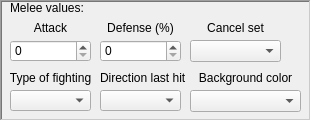
             <widget class="QFrame" name="melee_values">
              <property name="geometry">
               <rect>
                <x>640</x>
                <y>510</y>
                <width>311</width>
                <height>121</height>
               </rect>
              </property>
              <property name="frameShape">
               <enum>QFrame::WinPanel</enum>
              </property>
              <property name="frameShadow">
               <enum>QFrame::Sunken</enum>
              </property>
              <widget class="QLabel" name="melee_values_text">
               <property name="geometry">
                <rect>
                 <x>10</x>
                 <y>0</y>
                 <width>81</width>
                 <height>16</height>
                </rect>
               </property>
               <property name="toolTip">
                <string>&lt;html&gt;&lt;head/&gt;&lt;body&gt;&lt;p&gt;Parameters that modify the melee properties of the character&lt;/p&gt;&lt;/body&gt;&lt;/html&gt;</string>
               </property>
               <property name="text">
                <string>Melee values:</string>
               </property>
              </widget>
              <widget class="QSpinBox" name="defense_value">
               <property name="geometry">
                <rect>
                 <x>100</x>
                 <y>40</y>
                 <width>81</width>
                 <height>22</height>
                </rect>
               </property>
               <property name="toolTip">
                <string/>
               </property>
               <property name="whatsThis">
                <string>&lt;html&gt;&lt;head/&gt;&lt;body&gt;&lt;p&gt;&lt;br/&gt;&lt;/p&gt;&lt;/body&gt;&lt;/html&gt;</string>
               </property>
               <property name="minimum">
                <number>0</number>
               </property>
               <property name="maximum">
                <number>100</number>
               </property>
               <property name="value">
                <number>0</number>
               </property>
               <property name="displayIntegerBase">
                <number>10</number>
               </property>
              </widget>
              <widget class="QLabel" name="defense_text">
               <property name="geometry">
                <rect>
                 <x>100</x>
                 <y>20</y>
                 <width>81</width>
                 <height>16</height>
                </rect>
               </property>
               <property name="toolTip">
                <string>&lt;html&gt;&lt;head/&gt;&lt;body&gt;&lt;p&gt;Percentage of value that the character will reduce the damage of his oponent. For example, if the damage is 500, and the defense percentage is 20%, the damage received is 500 - (500 * 0.20) = 400&lt;/p&gt;&lt;/body&gt;&lt;/html&gt;</string>
               </property>
               <property name="text">
                <string>Defense (%)</string>
               </property>
               <property name="alignment">
                <set>Qt::AlignCenter</set>
               </property>
              </widget>
              <widget class="QLabel" name="attack_text">
               <property name="geometry">
                <rect>
                 <x>10</x>
                 <y>20</y>
                 <width>81</width>
                 <height>16</height>
                </rect>
               </property>
               <property name="toolTip">
                <string>&lt;html&gt;&lt;head/&gt;&lt;body&gt;&lt;p&gt;How much damage the character will do per hit&lt;/p&gt;&lt;/body&gt;&lt;/html&gt;</string>
               </property>
               <property name="text">
                <string>Attack</string>
               </property>
               <property name="alignment">
                <set>Qt::AlignCenter</set>
               </property>
              </widget>
              <widget class="QSpinBox" name="attack_value">
               <property name="geometry">
                <rect>
                 <x>10</x>
                 <y>40</y>
                 <width>81</width>
                 <height>22</height>
                </rect>
               </property>
               <property name="toolTip">
                <string/>
               </property>
               <property name="whatsThis">
                <string>&lt;html&gt;&lt;head/&gt;&lt;body&gt;&lt;p&gt;&lt;br/&gt;&lt;/p&gt;&lt;/body&gt;&lt;/html&gt;</string>
               </property>
               <property name="maximum">
                <number>65535</number>
               </property>
               <property name="value">
                <number>0</number>
               </property>
              </widget>
              <widget class="QLabel" name="type_fighting_text">
               <property name="geometry">
                <rect>
                 <x>10</x>
                 <y>70</y>
                 <width>81</width>
                 <height>16</height>
                </rect>
               </property>
               <property name="toolTip">
                <string>&lt;html&gt;&lt;head/&gt;&lt;body&gt;&lt;p&gt;This change the inputs of the character in order to make combos&lt;/p&gt;&lt;p&gt;Type 1 -&amp;gt; Goku(Base, SS), Krillin, Yamcha, Trunks Sword(Base, SS), Gotenks(Base), Bardock, Captain Ginyu, #18, Cell(1st, 2nd Forms), Cell Jr, Turles, Cooler(Base), Salza.&lt;/p&gt;&lt;p&gt;Type 2 -&amp;gt; Kid Gohan, Teen Gohan(Base, SS), Gohan(Base, SS), Chiaotzu, Trunks Fighting(Base, SS), Goten(Base, SS), Burter, #19, Saibamen, #13(Base), Future Gohan(Base), Neizu.&lt;/p&gt;&lt;p&gt;Type 3 -&amp;gt; Vegeta(Scouter), Vegeta (Base, SS), Kid Trunks(Base, SS), Radditz, Nappa, Zarbon(all forms), Recoome, Guldo, Frieza(1st, 2nd, 3rd Forms), Bojack(Base), Tarble.&lt;/p&gt;&lt;p&gt;Type 4 -&amp;gt; Piccolo, Tien, Videl, Dodoria, Jeice, #16, #17, Dr Gero, Broly(Base, SS), Zangya, Nail, Cui, #14, #15, Dore.&lt;/p&gt;&lt;p&gt;Type 5 -&amp;gt; Goku(SS2, SS3), Gotenks(SS, SS3), Cell(Perfect Form, Perfect), Kid Buu, Gogeta, Dabura, Bojack(Full Power), Janemba, Pikkon.&lt;/p&gt;&lt;p&gt;Type 6 -&amp;gt; Teen Gohan(SS2), Gohan(SS2), Frieza(Final Form, Full Power), Super Buu(all Forms), Ultimate Gohan, Mecha Frieza, Cooler(Final Form), Meta-Cooler, Future Gohan(SS).&lt;/p&gt;&lt;p&gt;Type 7 -&amp;gt; Vegeta(Super, SS2), Majin Vegeta, Trunks Fighting(Super), Vegito(Base, Super), Majin Buu, Broly(LSS), SS3 Vegeta, SS3 Broly, #13(Fusion), Hatchiyack.&lt;/p&gt;&lt;p&gt;&lt;br/&gt;&lt;/p&gt;&lt;/body&gt;&lt;/html&gt;</string>
               </property>
               <property name="text">
                <string>Type of fighting</string>
               </property>
               <property name="alignment">
                <set>Qt::AlignCenter</set>
               </property>
              </widget>
              <widget class="QComboBox" name="type_fighting_value">
               <property name="geometry">
                <rect>
                 <x>10</x>
                 <y>90</y>
                 <width>81</width>
                 <height>21</height>
                </rect>
               </property>
              </widget>
              <widget class="QLabel" name="direction_last_hit_combo_text">
               <property name="geometry">
                <rect>
                 <x>100</x>
                 <y>70</y>
                 <width>91</width>
                 <height>16</height>
                </rect>
               </property>
               <property name="toolTip">
                <string>&lt;html&gt;&lt;head/&gt;&lt;body&gt;&lt;p&gt;When the character is doing an auto-combo (the one with background) the last hit will be the direction.&lt;/p&gt;&lt;/body&gt;&lt;/html&gt;</string>
               </property>
               <property name="text">
                <string>Direction last hit</string>
               </property>
              </widget>
              <widget class="QComboBox" name="background_color_combo_value">
               <property name="geometry">
                <rect>
                 <x>190</x>
                 <y>90</y>
                 <width>111</width>
                 <height>22</height>
                </rect>
               </property>
              </widget>
              <widget class="QLabel" name="background_color_combo_text">
               <property name="geometry">
                <rect>
                 <x>190</x>
                 <y>70</y>
                 <width>111</width>
                 <height>16</height>
                </rect>
               </property>
               <property name="toolTip">
                <string>&lt;html&gt;&lt;head/&gt;&lt;body&gt;&lt;p&gt;The background color of the auto-combo.&lt;/p&gt;&lt;/body&gt;&lt;/html&gt;</string>
               </property>
               <property name="text">
                <string>Background color</string>
               </property>
               <property name="alignment">
                <set>Qt::AlignCenter</set>
               </property>
              </widget>
              <widget class="QComboBox" name="direction_last_hit_combo_value">
               <property name="geometry">
                <rect>
                 <x>100</x>
                 <y>90</y>
                 <width>81</width>
                 <height>21</height>
                </rect>
               </property>
              </widget>
              <widget class="QLabel" name="cancel_set_text">
               <property name="geometry">
                <rect>
                 <x>190</x>
                 <y>20</y>
                 <width>91</width>
                 <height>16</height>
                </rect>
               </property>
               <property name="toolTip">
                <string>&lt;html&gt;&lt;head/&gt;&lt;body&gt;&lt;p&gt;This change the cancel set of the character&lt;/p&gt;&lt;p&gt;Cancel 1 - Goku, Goku Super Saiyan, Goku Super Saiyan 2, Goku Super Saiyan 3, Dabura, Cooler, Final Form Cooler, Meta Cooler, Janemba, Tarble&lt;/p&gt;&lt;p&gt;Cancel 2 - Piccolo, Trunks Base, Trunks Super Saiyan, Zarbon, Zarban post Transformation, Cell Jr&lt;/p&gt;&lt;p&gt;Cancel 3 - Vegeta Base, Vegeta Super Saiyan, Super Vegeta, Vegeta SSJ2, Majin Vegeta, Dr. Gero, Vegeta SSJ3&lt;/p&gt;&lt;p&gt;Cancel 4 - Kid Gohan, Teen Gohan, Teen Gohan Super Saiyan, Teen Gohan Super Saiyan 2, Adult Gohan Base, Adult Gohan Super Saiyan, Adult Gohan Super Saiyan 2, Krillen, Chiaotzu, Vegeta(Scouter), Goten base, Goten Super Saiyan, Ultimate Gohan, Future Gohan Base, Future Gohan Super Saiyan, Android 15&lt;/p&gt;&lt;p&gt;Cancel 5 - Frieza 1st Form, Frieza 2nd Form, Frieza 3rd Form, Final Form Frieza, 100% Frieza, Mecha Frieza&lt;/p&gt;&lt;p&gt;Cancel 6 - Vegito Base, Super Saiyan Vegito, Raditz, Captain Ginyu, Guldo, Android 19&lt;/p&gt;&lt;p&gt;Cancel 7 - Cell 1st Form, Cell 2nd Form, Perfect Cell, Super Perfect Cell&lt;/p&gt;&lt;p&gt;Cancel 8 - Gotenks, Gotenks Super Saiyan, Gotenks Super Saiyan 3, Android 17, Nail, Pikkon, Salza&lt;/p&gt;&lt;p&gt;Cancel 9 - Kid Buu, Broly Base, Broly Super Saiyan, Broly Legendary Super Saiyan, Gogeta, Broly Super Saiyan 3&lt;/p&gt;&lt;p&gt;Cancel 10 - Yamcha, Dodoria, Android 16, Majin Buu, Andoid 13, Super Android 13, Zangya, Hatchiyack&lt;/p&gt;&lt;p&gt;Cancel 11 - Kid Trunks Base, Kid Trunks Super Saiyan, Burter, Jeice, Android 18, Cui&lt;/p&gt;&lt;p&gt;Cancel 12 - Videl, Saibaman&lt;/p&gt;&lt;p&gt;Cancel 13 - Trunks Base, Trunks Super Saiyan, Super Trunks, Nappa, Recoome, Super Buu, Super Buu(Gotenks Absorbed), Super Buu(Gohan Absorbed), Neizu, Dore&lt;/p&gt;&lt;p&gt;Cancel 14 - Tien, Bardock, Turles, Bojack, Bojack 2, Android 14&lt;/p&gt;&lt;p&gt;List made by: King Dan&lt;/p&gt;&lt;/body&gt;&lt;/html&gt;</string>
               </property>
               <property name="text">
                <string>Cancel set</string>
               </property>
               <property name="alignment">
                <set>Qt::AlignCenter</set>
               </property>
              </widget>
              <widget class="QComboBox" name="cancel_set_value">
               <property name="geometry">
                <rect>
                 <x>190</x>
                 <y>40</y>
                 <width>91</width>
                 <height>22</height>
                </rect>
               </property>
              </widget>
             </widget>
